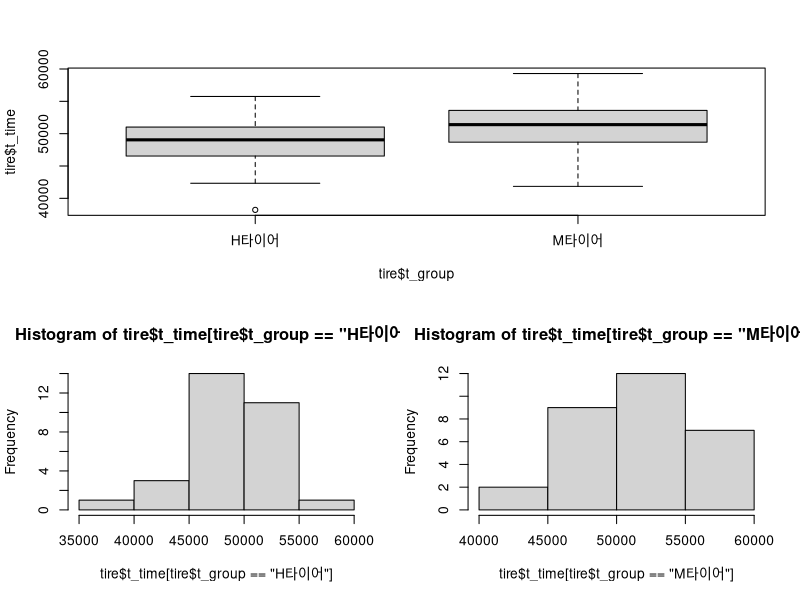
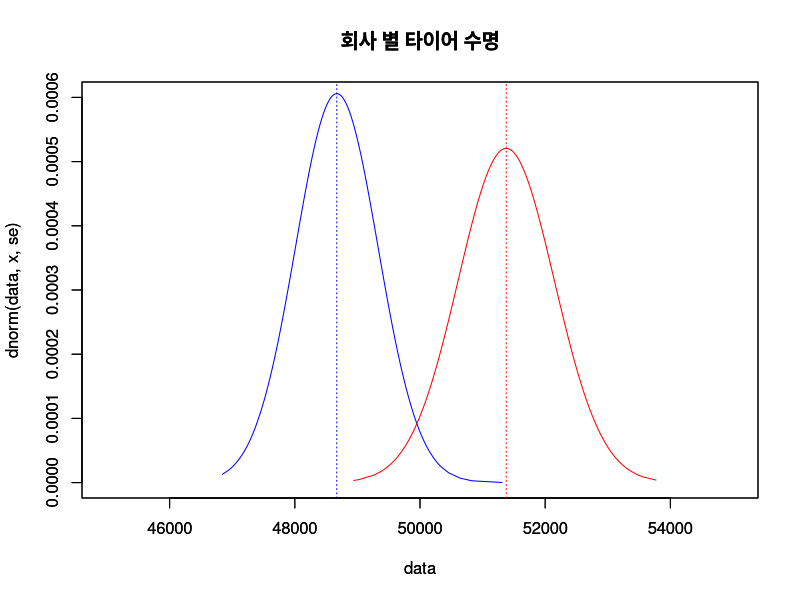
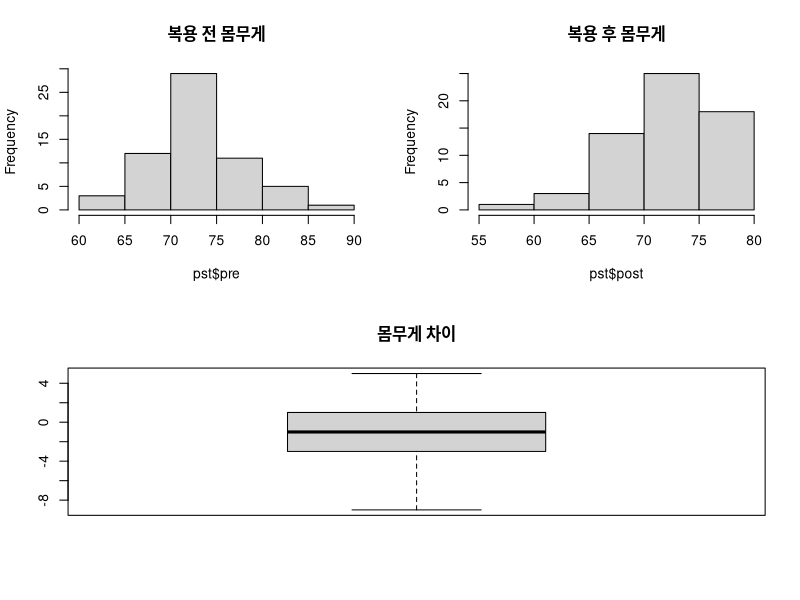
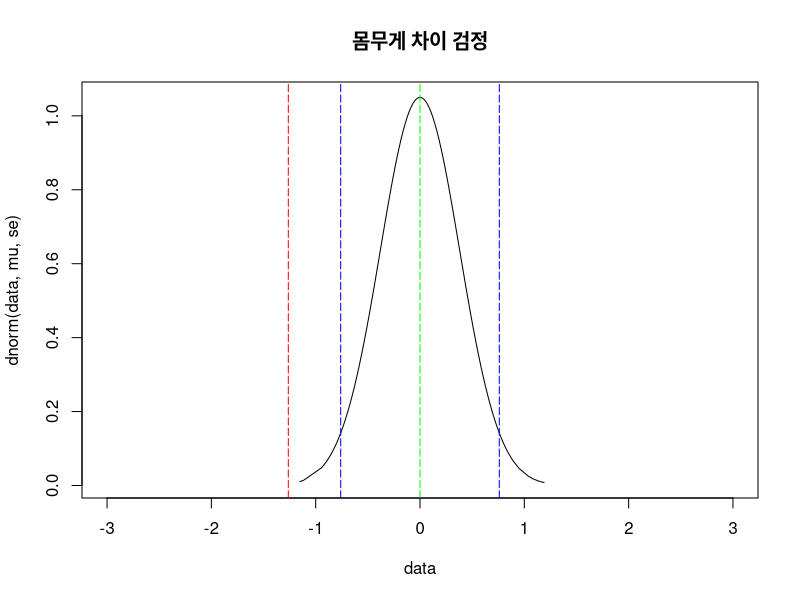
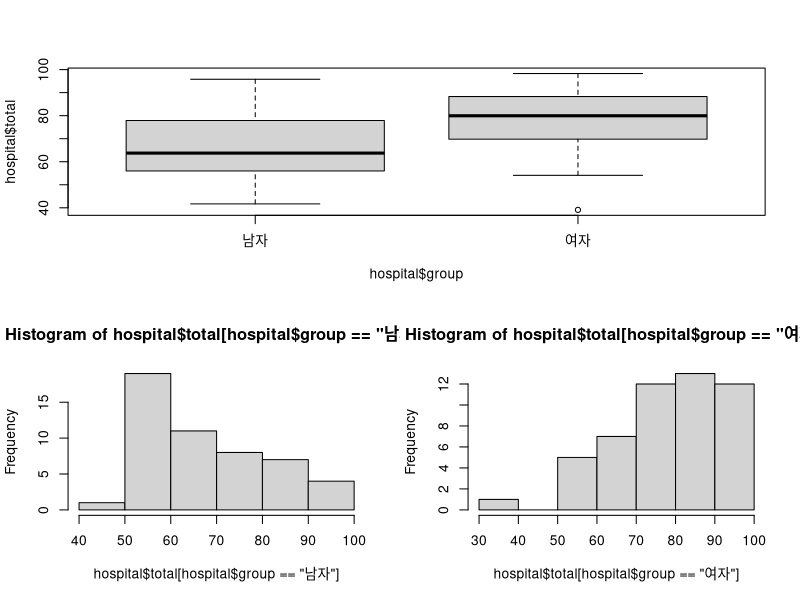
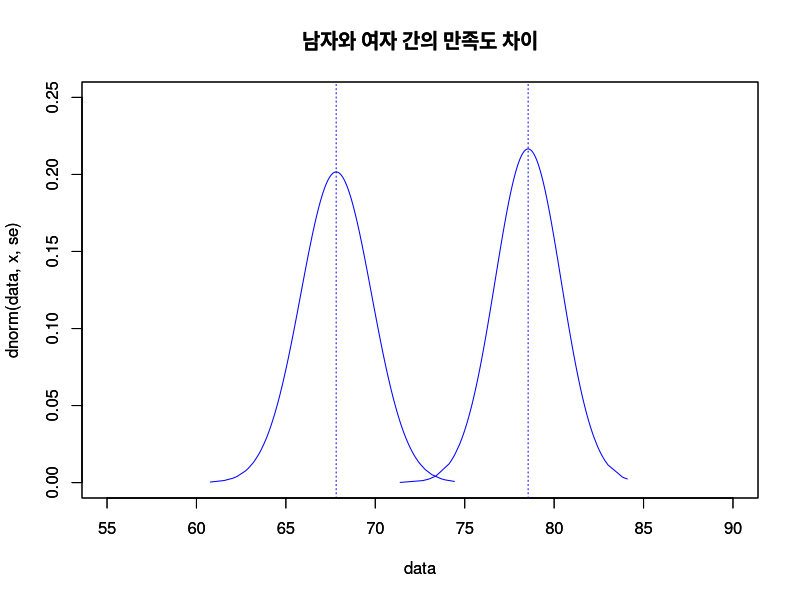

The R source for these figures, in order:
# 독립표본 (Independent Sample) t-test

# 01. 데이터 불러오기

tire = read.csv('../data/Ch10.tire.csv', header = T)
str(tire)

tire$t_group = factor(tire$t_group, levels = c(1,2), labels = c('H타이어', 'M타이어'))
str(tire)

# 02. 기술통계분석

library(psych)
describeBy(tire$t_time, tire$t_group, mat = T)

# 03. 그래프 그리기

rpar = par(no.readonly = T)
  layout(matrix(c(1,1,2,3), 2,2,byrow=T))
  boxplot(tire$t_time ~ tire$t_group)
  hist(tire$t_time[tire$t_group=='H타이어'])
  hist(tire$t_time[tire$t_group=='M타이어'])
par(rpar)

# 04. 통계분석

# 등분산 검정

var.test(tire$t_time ~ tire$t_group, data = tire) # p-value : 0.05보다 크면 귀무가설 채택 -> 등분산임

# t-검정
# 등분산이면 var.equal = True, 이분산이면 var.equal = False

options('scipen'=20)
t.test(tire$t_time ~ tire$t_group,
       data = tire,
       alternative = c("two.sided"),
       var.equal = T,
       conf.level = 0.95)

# 05. 통계결과 그래프

# H타이어 회사
x = 48670.57
se = 658.5
data = rnorm(1000, x, se)
data = sort(data)
plot(data,
     dnorm(data, x, se),
     col = 'blue',
     type = 'l',
     main = '회사 별 타이어 수명',
     xlim = c(45000, 55000),
     ylim = c(0,0.0006))
abline(v=x, col='blue', lty=3)

# 그래프 겹처서 표현하기

par(new=T)

# M타이어 회사
x = 51377.6
se = 766.37
data = rnorm(1000, x, se)
data = sort(data)
plot(data,
     dnorm(data, x, se),
     col = 'red',
     type = 'l',
     main = '회사 별 타이어 수명',
     xlim = c(45000, 55000),
     ylim = c(0,0.0006))
abline(v=x, col='red', lty=3)


# 대응표본 (Paired Sample) : 등분산 필요 X (동일 대상으로 반복 측정이니)

# 01. 데이터 불러오기

pst = read.csv('../data/Ch10.PST.csv', header = T)
str(pst)

# 02. 기술통계분석

library(psych)
describe(pst)

dif = c(pst$post-pst$pre)
describe(dif)

# 03. 그래프 그리기(상자그림, 히스토그램)

rpar = par(no.readonly = T)
  layout(matrix(c(1,2,3,3), 2,2,byrow = T))
  hist(pst$pre, main="복용 전 몸무게")
  hist(pst$post, main = "복용 후 몸무게")
  boxplot(dif, main='몸무게 차이')
par(rpar)


# 04. 통계분석
t.test(pst$post, pst$pre,    # 후를 먼저, 전을 뒤에
       alternative = c("two.sided"),
       paired = T,
       conf.level = 0.95)

# 05. 통계결과 그래프
mu = 0
se = 0.38
inter = qt(p=0.025, df = 60)

data = sort(rnorm(1000, mu, se))
plot(data,
     dnorm(data, mu, se),
     type = 'l',
     main = '몸무게 차이 검정',
     xlim = c(-3,3))
abline(v=mu, col='green', lty=5)
abline(v=mu + inter*se, col='blue', lty=5)
abline(v=mu - inter*se, col='blue', lty=5)
abline(v=-1.262295, col = 'red', lty=5)


# 실습 1

# 성별에 따라 만족도 차이가 있는지 분석

# 01. 데이터 불러오기
hospital = read.csv('../data/Ch10.hospital.csv', header = T)
str(hospital)

hospital$group = factor(hospital$group,
                        levels = c(1,2),
                        labels = c("남자", "여자"))
str(hospital)

# 02. 기술통계분석

library(psych)
describeBy(hospital$total,
           hospital$group, mat = T)

# 03. 그래프 그리기
rpar = par(no.readonly=T)
  layout(matrix(c(1,1,2,3), 2,2, byrow = T))
  boxplot(hospital$total ~ hospital$group)
  hist(hospital$total[hospital$group=='남자'])
  hist(hospital$total[hospital$group=='여자'])  
par(rpar)  

# 04. 통계분석

# 등분산 검정 (집단 간 분산값이 같은지 확인)
var.test(hospital$total ~ hospital$group, data= hospital)

# t-검정
t.test(hospital$total ~ hospital$group,
       data = hospital,
       alternaive = c('two.sided'),
       var.equal = T,
       conf.level = 0.95)

# 05. 통계 결과 그래프

# 남자
x = 67.812
se = 13.99018/(sqrt(50))
data = sort(rnorm(1000, x, se))
plot(data,
     dnorm(data, x, se),
     col='blue',
     type = 'l',
     main = '남자와 여자 간의 만족도 차이',
     xlim = c(55,90),
     ylim = c(0,0.25))
abline(v=x, col="blue", lty=3)

par(new=T)
# 여자
x = 78.546
se = 13.02626/(sqrt(50))
data = sort(rnorm(1000, x, se))
plot(data,
     dnorm(data, x, se),
     col='blue',
     type = 'l',
     main = '남자와 여자 간의 만족도 차이',
     xlim = c(55,90),
     ylim = c(0,0.25))
abline(v=x, col="blue", lty=3)

